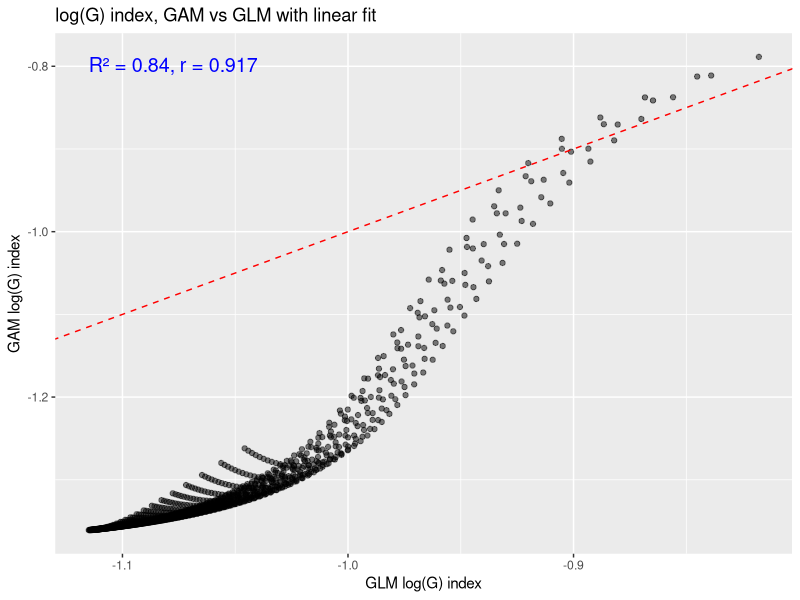
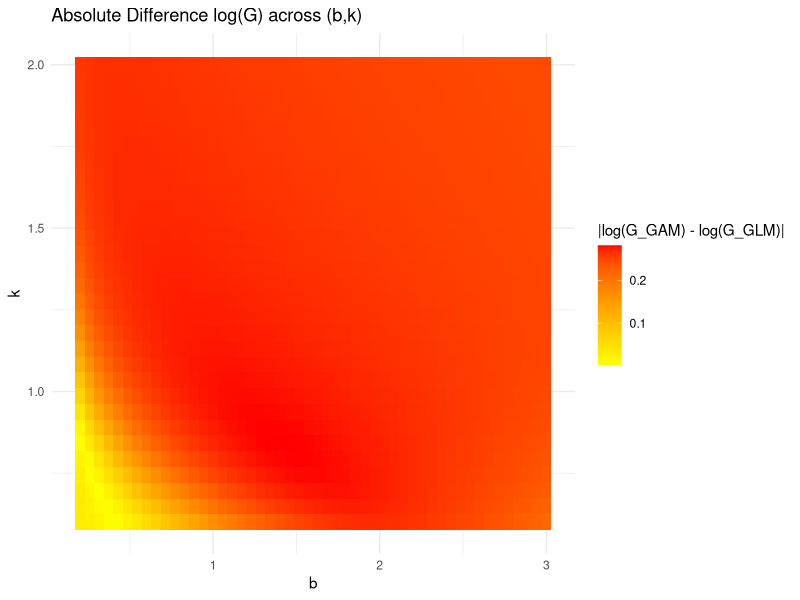
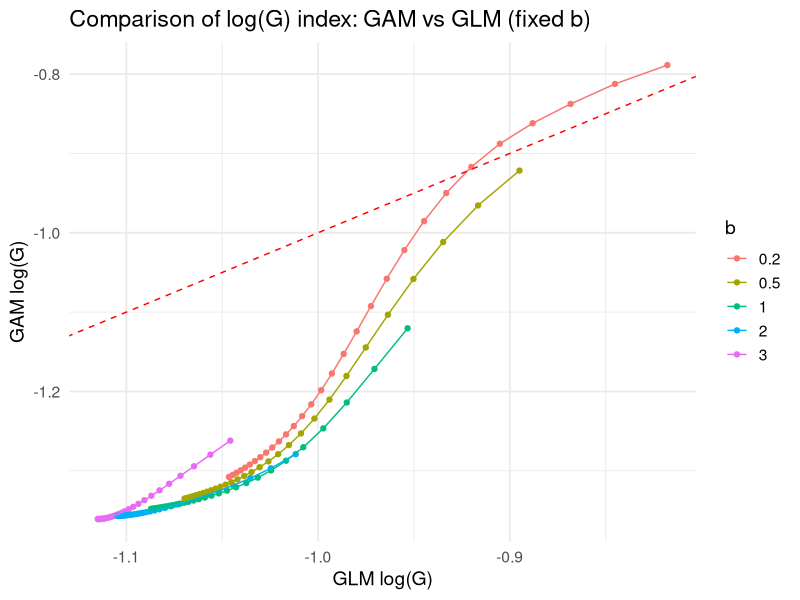
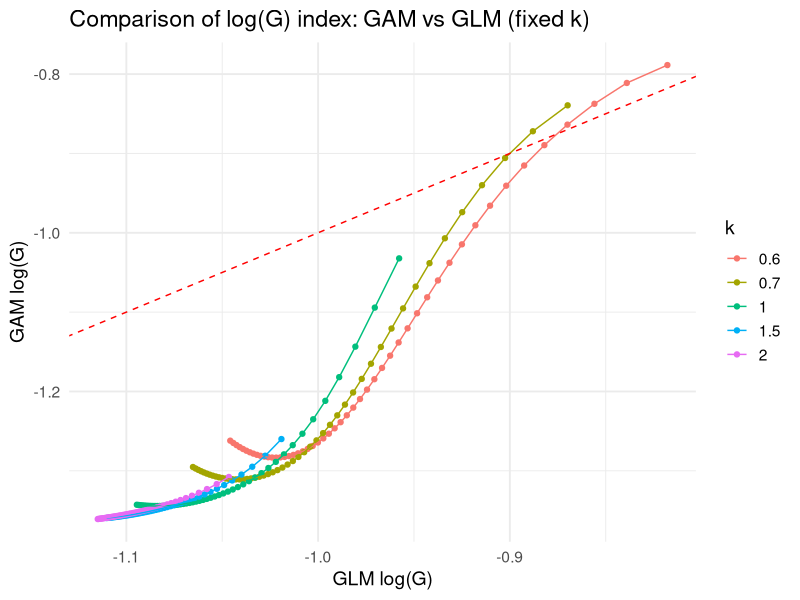

R code for these plots, in order:
# ==============================================================================
# Generate Figure 3.2 - Comparison between GLM and GAM
# ==============================================================================

rm(list = ls())
library(tidyverse)
library(mgcv)
library(readxl)
library(ggplot2)

# --- 1. Set up and Data Loading ---
data <- read_excel("data/data.xlsx")
species_names = names(data[3:length(names(data))])

# fit the GAM model
gam_fun = function(species){
  gam_model = gam(data[[species]] ~ s(tsf), family = binomial(link = "cloglog"), method = "REML", data = data)
  return(gam_model)
}

# Pre-fit GAM models once
gam_models <- lapply(species_names, gam_fun)
names(gam_models) <- species_names

# --- 2. Calculate Dilation Factors ---
breaking_point_gam <- data.frame(species = species_names, value = NA_real_, stringsAsFactors = FALSE)
for (species in species_names){
  prediction = -log(1 - predict(gam_fun(species), newdata = data.frame(tsf = 154), type = "response"))
  breaking_point_gam$value[breaking_point_gam$species == species] = prediction
}

data_power = read_csv("data/species_power_dist.csv", show_col_types = FALSE)
species_list = data_power$species
alpha_list = data_power$alpha
beta_list = data_power$beta
n = length(data_power$species)

power_abun_tlast <- data.frame(species = species_names, stringsAsFactors = FALSE)
power_abun_tlast$value = alpha_list * 154^beta_list

dilation_factors = breaking_point_gam$value/power_abun_tlast$value
data_power$modified_alpha = data_power$alpha * dilation_factors

# --- 3. Integration Functions ---
trapz <- function(x, y) {
  sum((y[-1] + y[-length(y)])/2 * diff(x))
}

gam_area_trap <- function(b, k, species_names, gam_models, n = 1000) {
  t_grid <- seq(0, 154, length.out = n)
  g_vals <- b^(1/k) * exp(-b * t_grid^k) / gamma(1/k + 1)
  areas <- sapply(species_names, function(sp) {
    preds <- predict(gam_models[[sp]], newdata = data.frame(tsf = t_grid), type = "response")
    resp_vals <- -log(1 - preds)   
    trapz(t_grid, g_vals * resp_vals)
  })
  return(areas)
}

glm_area_trap <- function(b, k, species_names, data_power, t_max = 1000, n = 1000) {
  t_grid <- seq(154, t_max, length.out = n)
  g_vals <- b^(1/k) * exp(-b * t_grid^k) / gamma(1/k + 1)
  areas <- sapply(species_names, function(sp) {
    alpha <- data_power$modified_alpha[data_power$species == sp]
    beta  <- data_power$beta[data_power$species == sp]
    power_vals <- alpha * t_grid^beta
    trapz(t_grid, g_vals * power_vals)
  })
  return(areas)
}

bio_index_trap <- function(b, k, species_names, gam_models, data_power, n = 1000, t_max = 1000) {
  gam_areas <- gam_area_trap(b, k, species_names, gam_models, n)
  glm_areas <- glm_area_trap(b, k, species_names, data_power, t_max = 1000, n = 1000)
  total_area <- gam_areas + glm_areas
  G_log <- sum(log(total_area)) / length(total_area)
  return(G_log)  
}

bio_index_thm = function(b, k){
  d = alpha_list * b^(-beta_list/k) * gamma((beta_list + 1)/k) / gamma(1/k)
  power = sum(log(d))/n
  G = exp(power)
  return (log(G))
}
bio_index_glm <- bio_index_thm

# --- 4. Main Grid Evaluation ---
b_list_grid <- seq(0.2, 3, length.out = 50)
k_list_grid <- seq(0.6, 2, length.out = 30)
grid <- expand.grid(b = b_list_grid, k = k_list_grid)

grid$G_glm <- mapply(bio_index_glm, grid$b, grid$k)
grid$G_gam <- mapply(function(b, k) {
  bio_index_trap(b, k, species_names, gam_models, data_power, n = 1000, t_max = 1000)
}, grid$b, grid$k)

grid$abs_diff <- abs(grid$G_gam - grid$G_glm)

# --- PANEL A: Scatterplot ---
fit <- lm(G_gam ~ G_glm, data = grid)
coef_fit <- coef(fit)
slope <- round(coef_fit[2], 3)
intercept <- round(coef_fit[1], 3)
r2 <- round(summary(fit)$r.squared, 3)
corr <- round(cor(grid$G_glm, grid$G_gam), 3)

stat_label <- paste0("R² = ", r2, ", r = ", corr)

pA <- ggplot(grid, aes(x = G_glm, y = G_gam)) +
  geom_point(alpha = 0.5) +
  geom_abline(slope = 1, intercept = 0, color = "red", linetype = "dashed") +
  annotate("text", x = min(grid$G_glm), y = max(grid$G_gam),
           label = stat_label, hjust = 0, vjust = 1, size = 5, color = "blue") +
  labs(title = "log(G) index, GAM vs GLM with linear fit",
       x = "GLM log(G) index",
       y = "GAM log(G) index")
print(pA)

# --- PANEL B: Heatmap ---
pB <- ggplot(grid, aes(x = b, y = k, fill = abs_diff)) +
  geom_tile() +
  scale_fill_gradient(low = "yellow", high = "red") +
  labs(title = "Absolute Difference log(G) across (b,k)",
       x = "b", y = "k", fill = "|log(G_GAM) - log(G_GLM)|") +
  theme_minimal()
print(pB)

# --- PANEL C: Fixed b ---
b_list_fix <- c(0.2, 0.5, 1, 2, 3)
k_list_fix <- seq(0.6, 2, length.out = 30)

grid_fix_b <- expand.grid(b = b_list_fix, k = k_list_fix)
grid_fix_b$G_glm <- mapply(bio_index_glm, grid_fix_b$b, grid_fix_b$k)
grid_fix_b$G_gam <- mapply(function(b, k) {
  bio_index_trap(b, k, species_names, gam_models, data_power, n = 1000, t_max = 1000)
}, grid_fix_b$b, grid_fix_b$k)

pC <- ggplot(grid_fix_b, aes(x = G_glm, y = G_gam, color = factor(b), group = b)) +
  geom_point() +
  geom_line() +
  geom_abline(slope = 1, intercept = 0, linetype = "dashed", color = "red") +
  labs(
    title = "Comparison of log(G) index: GAM vs GLM (fixed b)",
    x = "GLM log(G)",
    y = "GAM log(G)",
    color = "b"
  ) +
  theme_minimal(base_size = 14)
print(pC)

# --- PANEL D: Fixed k ---
k_list_fix2 <- c(0.6, 0.7, 1, 1.5, 2)
b_list_fix2 <- seq(0.2, 3, length.out = 50)

grid_fix_k <- expand.grid(b = b_list_fix2, k = k_list_fix2)
grid_fix_k$G_glm <- mapply(bio_index_glm, grid_fix_k$b, grid_fix_k$k)
grid_fix_k$G_gam <- mapply(function(b, k) {
  bio_index_trap(b, k, species_names, gam_models, data_power, n = 1000, t_max = 1000)
}, grid_fix_k$b, grid_fix_k$k)

pD <- ggplot(grid_fix_k, aes(x = G_glm, y = G_gam, color = factor(k), group = k)) +
  geom_point() +
  geom_line() +
  geom_abline(slope = 1, intercept = 0, linetype = "dashed", color = "red") +
  labs(
    title = "Comparison of log(G) index: GAM vs GLM (fixed k)",
    x = "GLM log(G)",
    y = "GAM log(G)",
    color = "k"
  ) +
  theme_minimal(base_size = 14)
print(pD)

# 1. Ensure directory exists
if(!dir.exists("Figures")) {
  dir.create("Figures", recursive = TRUE)
}

# 2. Put your plots into a named list
# 1. Ensure directory exists
if(!dir.exists("Figures")) {
  dir.create("Figures", recursive = TRUE)
}

# 2. Put your plots into a named list matching the LaTeX filenames
my_plots <- list(
  "Compare_GLM_GAM_Linear_NoLabel" = pA,
  "Compare_GLM_GAM_HeatMap" = pB,
  "Compare_GLM_GAM_Linear_fixed_b" = pC,
  "Compare_GLM_GAM_Linear_fixed_k" = pD
)

# 3. Loop through and save them
for (plot_name in names(my_plots)) {
  file_path <- paste0("Figures/", plot_name, ".png")
  
  ggsave(file_path, plot = my_plots[[plot_name]], width = 9, height = 6, dpi = 300)
  cat("Saved:", file_path, "\n")
}
